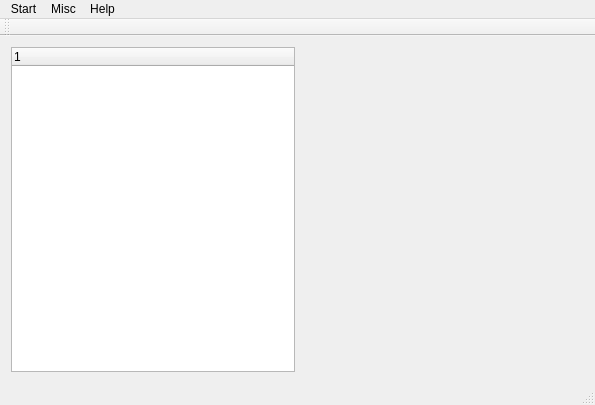
<?xml version="1.0" encoding="UTF-8"?>
<ui version="4.0">
 <class>TrojanAssessmentClass</class>
 <widget class="QMainWindow" name="TrojanAssessmentClass">
  <property name="geometry">
   <rect>
    <x>0</x>
    <y>0</y>
    <width>595</width>
    <height>405</height>
   </rect>
  </property>
  <property name="windowTitle">
   <string>TrojanAssessment</string>
  </property>
  <widget class="QWidget" name="centralWidget">
   <layout class="QHBoxLayout" name="horizontalLayout">
    <item>
     <widget class="QSplitter" name="splitter">
      <property name="orientation">
       <enum>Qt::Horizontal</enum>
      </property>
      <widget class="QTreeWidget" name="treeWidget">
       <column>
        <property name="text">
         <string notr="true">1</string>
        </property>
       </column>
      </widget>
     </widget>
    </item>
    <item>
     <widget class="QStackedWidget" name="stackedWidget">
      <property name="currentIndex">
       <number>0</number>
      </property>
      <widget class="QWidget" name="page"/>
      <widget class="QWidget" name="page_2"/>
     </widget>
    </item>
   </layout>
  </widget>
  <widget class="QMenuBar" name="menuBar">
   <property name="geometry">
    <rect>
     <x>0</x>
     <y>0</y>
     <width>595</width>
     <height>17</height>
    </rect>
   </property>
   <widget class="QMenu" name="menuStart">
    <property name="title">
     <string>Start</string>
    </property>
    <addaction name="actionExport"/>
    <addaction name="separator"/>
    <addaction name="actionExit"/>
   </widget>
   <widget class="QMenu" name="menuMisc">
    <property name="title">
     <string>Misc</string>
    </property>
    <addaction name="actionFile_Monitors"/>
    <addaction name="actionFlow_Rank"/>
    <addaction name="separator"/>
    <addaction name="actionIE_Plugins"/>
    <addaction name="actionIE_Browser"/>
   </widget>
   <widget class="QMenu" name="menuHelp">
    <property name="title">
     <string>Help</string>
    </property>
    <addaction name="actionAbout_Program"/>
    <addaction name="actionAbout_Qt"/>
    <addaction name="separator"/>
    <addaction name="actionLocal_Help"/>
   </widget>
   <addaction name="menuStart"/>
   <addaction name="menuMisc"/>
   <addaction name="menuHelp"/>
  </widget>
  <widget class="QToolBar" name="toolBar">
   <attribute name="toolBarArea">
    <enum>TopToolBarArea</enum>
   </attribute>
   <attribute name="toolBarBreak">
    <bool>false</bool>
   </attribute>
  </widget>
  <widget class="QStatusBar" name="statusBar"/>
  <action name="actionExport">
   <property name="icon">
    <iconset>
     <normalon>:/images/22.ico</normalon>
    </iconset>
   </property>
   <property name="text">
    <string>Export...</string>
   </property>
   <property name="toolTip">
    <string>Export to files or databases</string>
   </property>
   <property name="statusTip">
    <string>Export to files or databases</string>
   </property>
   <property name="shortcut">
    <string>Ctrl+E</string>
   </property>
  </action>
  <action name="actionExit">
   <property name="icon">
    <iconset>
     <normalon>:/images/6.ico</normalon>
    </iconset>
   </property>
   <property name="text">
    <string>Exit</string>
   </property>
   <property name="toolTip">
    <string>Quit the program</string>
   </property>
   <property name="statusTip">
    <string>Quit the program</string>
   </property>
   <property name="shortcut">
    <string>Ctrl+Q</string>
   </property>
  </action>
  <action name="actionFile_Monitors">
   <property name="icon">
    <iconset>
     <normalon>:/images/5.ico</normalon>
    </iconset>
   </property>
   <property name="text">
    <string>File Monitors...</string>
   </property>
   <property name="toolTip">
    <string>File System Monitor</string>
   </property>
   <property name="statusTip">
    <string>Monitor on file system</string>
   </property>
   <property name="shortcut">
    <string>Alt+M</string>
   </property>
  </action>
  <action name="actionFlow_Rank">
   <property name="icon">
    <iconset>
     <normalon>:/images/16.ico</normalon>
    </iconset>
   </property>
   <property name="text">
    <string>Flow Rank...</string>
   </property>
   <property name="toolTip">
    <string>Network uploading and downloading</string>
   </property>
   <property name="statusTip">
    <string>Network uploading and downloading</string>
   </property>
  </action>
  <action name="actionIE_Plugins">
   <property name="icon">
    <iconset>
     <normalon>:/images/7.ico</normalon>
    </iconset>
   </property>
   <property name="text">
    <string>IE Plugins</string>
   </property>
   <property name="toolTip">
    <string>Internet Explorer Browser Plugins</string>
   </property>
   <property name="statusTip">
    <string>Internet Explorer Browser Plugins</string>
   </property>
  </action>
  <action name="actionIE_Browser">
   <property name="icon">
    <iconset>
     <normalon>:/images/20.ico</normalon>
    </iconset>
   </property>
   <property name="text">
    <string>IE Browser</string>
   </property>
   <property name="toolTip">
    <string>Internet Explorer Browser</string>
   </property>
   <property name="statusTip">
    <string>Internet Explorer Browser</string>
   </property>
   <property name="shortcut">
    <string>Alt+E</string>
   </property>
  </action>
  <action name="actionAbout_Program">
   <property name="icon">
    <iconset>
     <normalon>:/images/11.ico</normalon>
    </iconset>
   </property>
   <property name="text">
    <string>About Program</string>
   </property>
   <property name="toolTip">
    <string>About Trojan Assessment Platform</string>
   </property>
   <property name="statusTip">
    <string>About Trojan Assessment Platform</string>
   </property>
   <property name="shortcut">
    <string>Alt+P</string>
   </property>
  </action>
  <action name="actionAbout_Qt">
   <property name="icon">
    <iconset>
     <normalon>:/images/21.jpg</normalon>
    </iconset>
   </property>
   <property name="text">
    <string>About Qt</string>
   </property>
   <property name="toolTip">
    <string>About Qt Framework</string>
   </property>
   <property name="statusTip">
    <string>About the Qt framework</string>
   </property>
  </action>
  <action name="actionLocal_Help">
   <property name="icon">
    <iconset>
     <normalon>:/images/18.ico</normalon>
    </iconset>
   </property>
   <property name="text">
    <string>Local Help</string>
   </property>
   <property name="toolTip">
    <string>Ask for local Help</string>
   </property>
   <property name="statusTip">
    <string>Ask for local Help</string>
   </property>
   <property name="shortcut">
    <string>Ctrl+H</string>
   </property>
  </action>
 </widget>
 <layoutdefault spacing="6" margin="11"/>
 <resources>
  <include location="trojanassessment.qrc"/>
 </resources>
 <connections/>
</ui>
